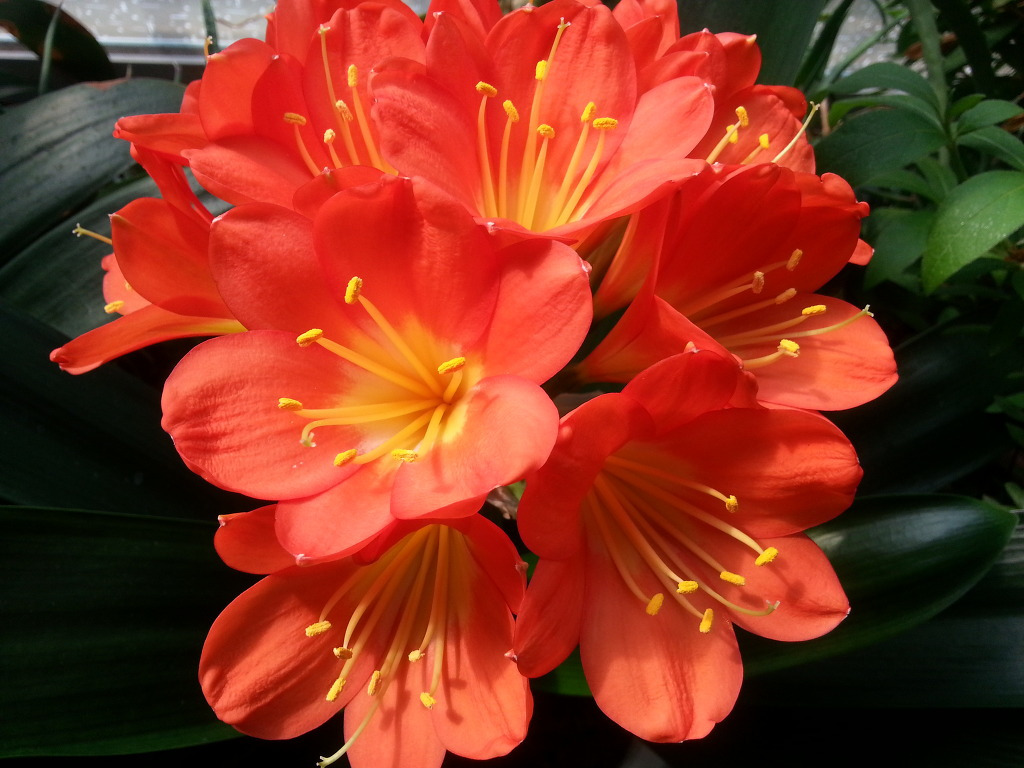
#> input picture KG_OpenCV/101/Images/flower1.jpg, 1024 x 768 px, found by its file name
$ python 5_Threshold_4.py
#> lines starting #> are read from the running program, lines starting #| are printed output that depends on the picture; after the words box and inside, x2 and y2 are one past the last pixel; in counts of white or black regions, pixels touching at a corner belong together
# Otsu의 이진화

import cv2
import matplotlib.pyplot as plt

img = cv2.imread('101/Images/flower1.jpg', 0)
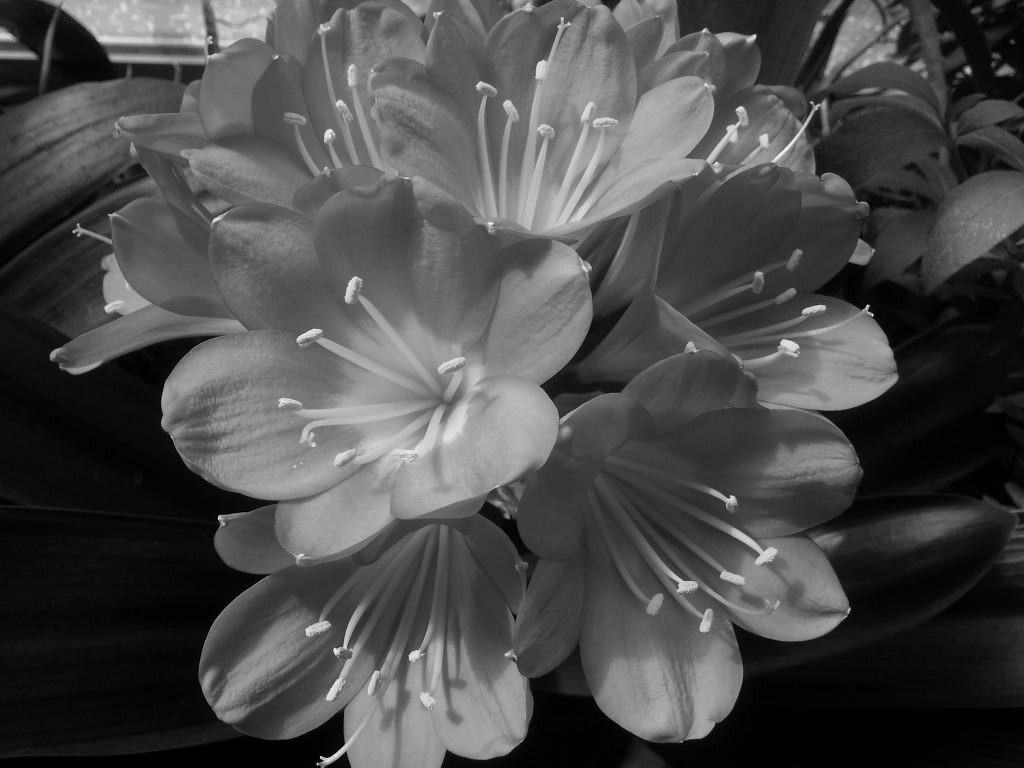
#> img: shape (768, 1024); min 0, max 245, mean 74.8

# global Threshold
ret1, th1 = cv2.threshold(img, 127, 255, cv2.THRESH_BINARY)
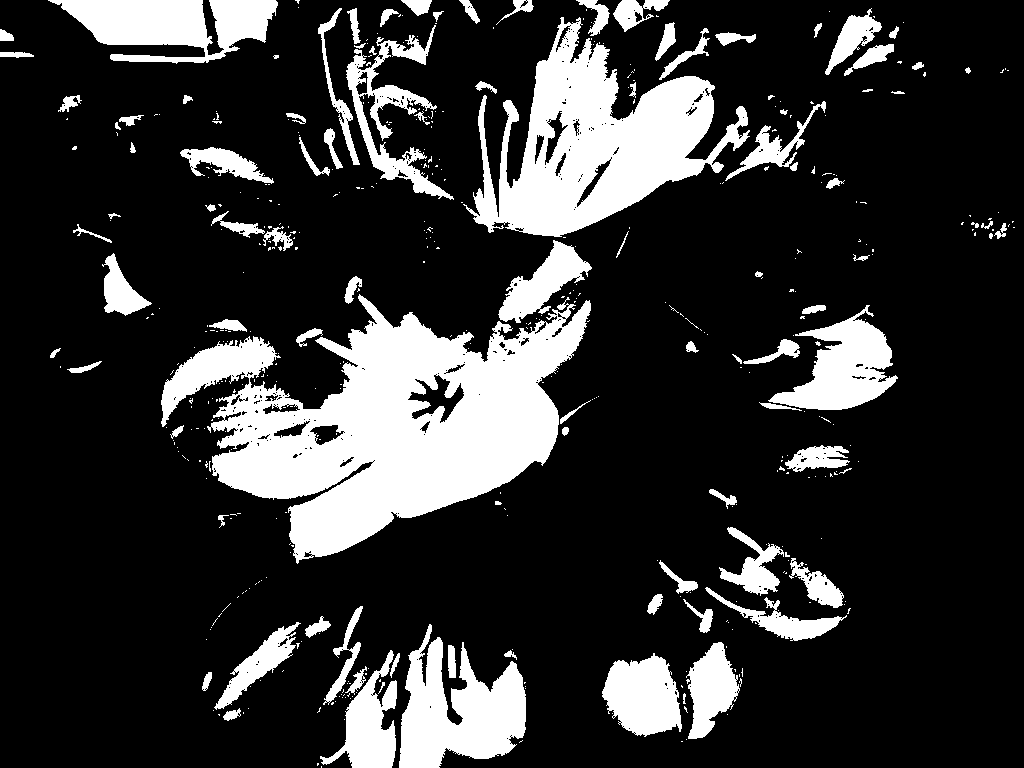
#> th1: shape (768, 1024); 19.8% white; 481 white regions (384 under 20 px), largest, box (x1, y1, x2, y2) and area: (161, 294, 591, 564) 54449, (463, 17, 750, 237) 27593, (399, 624, 526, 768) 10546
ret2, th2 = cv2.threshold(img, 0, 255, cv2.THRESH_BINARY+cv2.THRESH_OTSU)
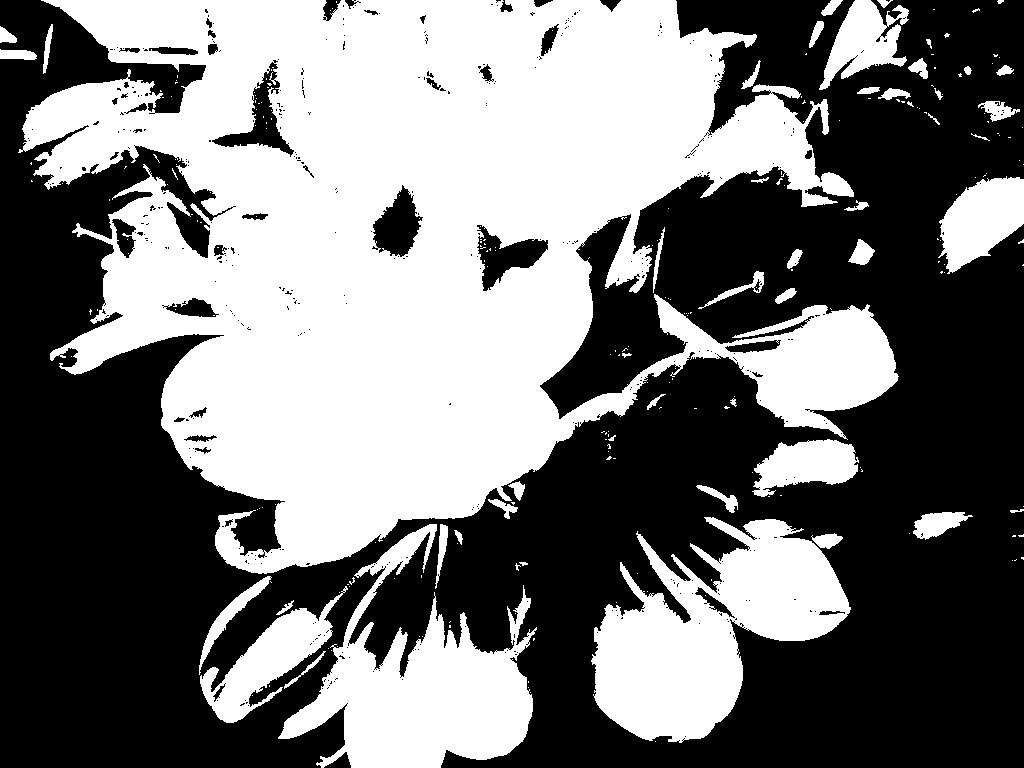
#> th2: shape (768, 1024); 46.2% white; 247 white regions (199 under 20 px), largest, box (x1, y1, x2, y2) and area: (18, 0, 899, 574) 277211, (591, 517, 851, 743) 31067, (278, 524, 537, 768) 26708
#> ret2 = 78
blur = cv2.GaussianBlur(img,(5,5),0)
ret3, th3 = cv2.threshold(img, 0, 255, cv2.THRESH_BINARY+cv2.THRESH_OTSU)
#> ret3 = 78

# 플롯과 히스토그램 그래프
images = [img, 0, th1, img, 0, th2, blur, 0, th3]
titles = ['Original Noisy Image','Histogram','Global Thresholding (v=127)', 'Original Noisy Image','Histogram',"Otsu's Thresholding", 'Gaussian filtered Image','Histogram',"Otsu's Thresholding"]
for i in range(3):
    plt.subplot(3,3,i*3+1), plt.imshow(images[i*3], 'gray')
    plt.title(titles[i*3]), plt.xticks([]), plt.yticks([])
    plt.subplot(3,3,i*3+2), plt.hist(images[i*3].ravel(),256)
    plt.title(titles[i*3+1]), plt.xticks([]), plt.yticks([])
    plt.subplot(3,3,i*3+3),plt.imshow(images[i*3+2],'gray')
    plt.title(titles[i*3+2]), plt.xticks([]), plt.yticks([])

plt.show()
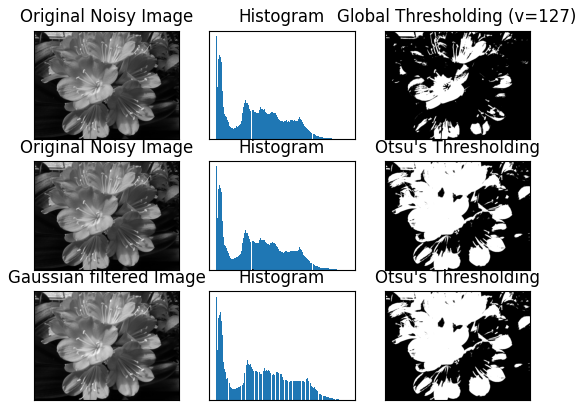
#> figure drawn by matplotlib, 9 panels

$ run again, with KG_OpenCV/101/Images/flower2.jpg copied over KG_OpenCV/101/Images/flower1.jpg
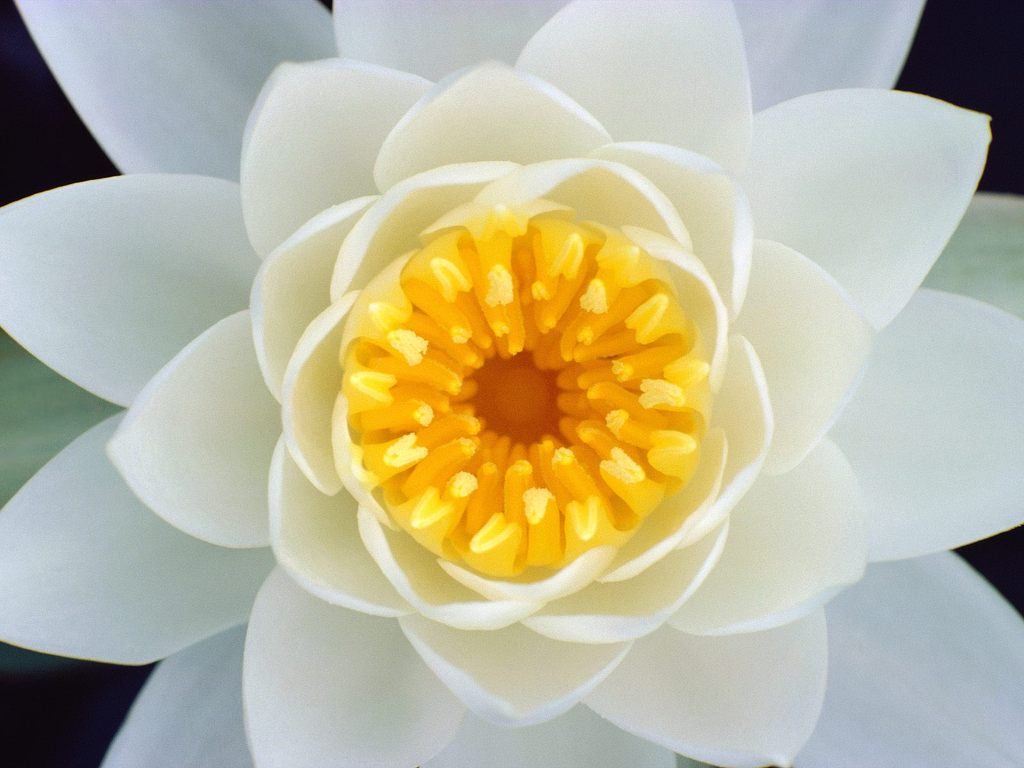
#> input picture KG_OpenCV/101/Images/flower2.jpg, 1024 x 768 px, found by its file name
#> `ret1, th1 = cv2.threshold(img, 127, 255, cv2.THRESH_BINARY)`:
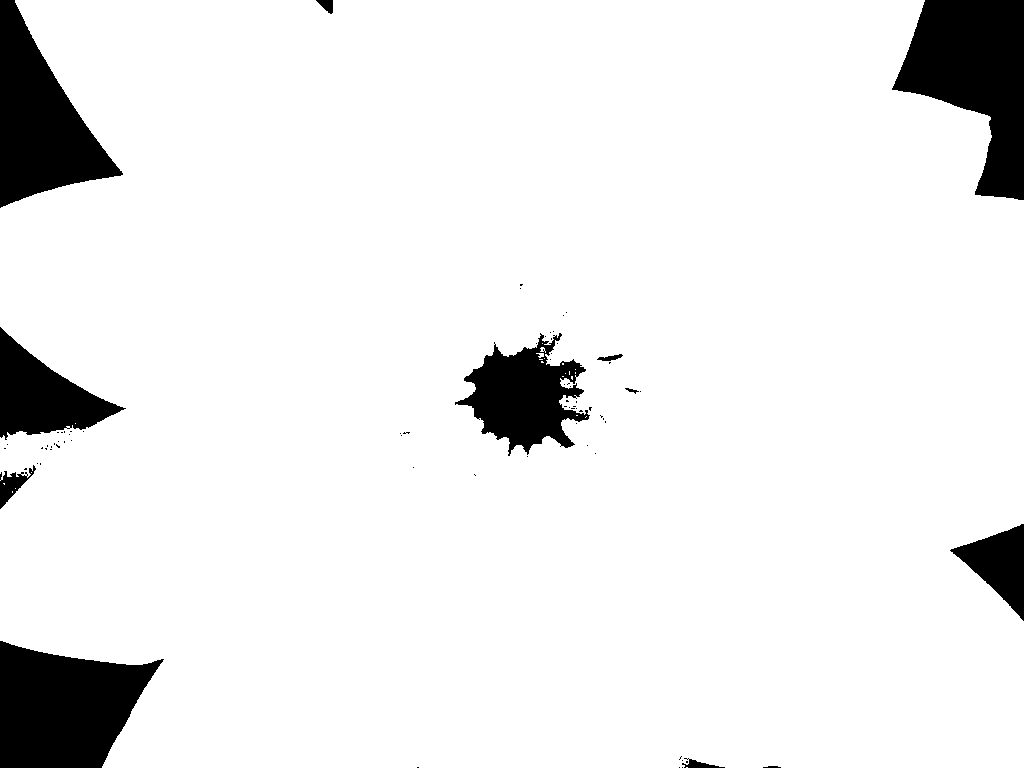
#> th1: shape (768, 1024); 92% white; 77 black regions (65 under 20 px), largest, box (x1, y1, x2, y2) and area: (892, 0, 1024, 200) 15461, (0, 641, 164, 768) 14634, (0, 0, 123, 208) 12844
#> `ret2, th2 = cv2.threshold(img, 0, 255, cv2.THRESH_BINARY+cv2.THRESH_OT..`:
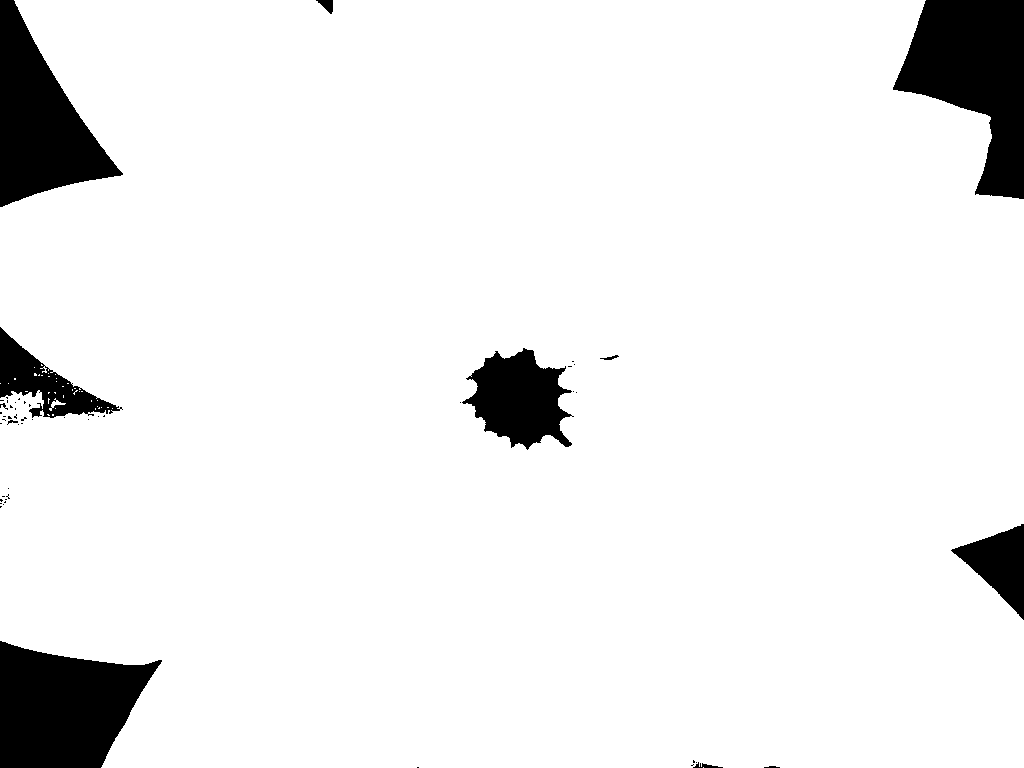
#> th2: shape (768, 1024); 92.7% white; 54 black regions (42 under 20 px), largest, box (x1, y1, x2, y2) and area: (893, 0, 1024, 199) 15349, (0, 641, 162, 768) 14530, (0, 0, 123, 207) 12773
#> ret2 = 114

$ run again, with KG_OpenCV/101/Images/1111.jpg copied over KG_OpenCV/101/Images/flower1.jpg
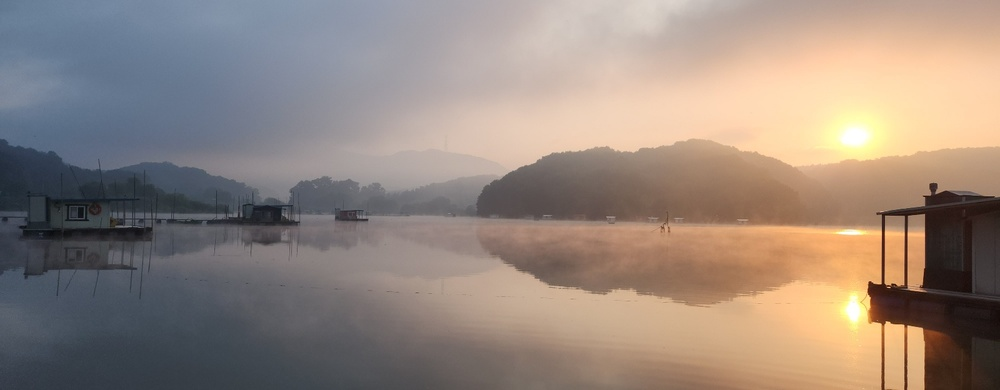
#> input picture KG_OpenCV/101/Images/1111.jpg, 1000 x 390 px, shrunk from 1600 x 624 before the run, found by its file name
#> `ret1, th1 = cv2.threshold(img, 127, 255, cv2.THRESH_BINARY)`:
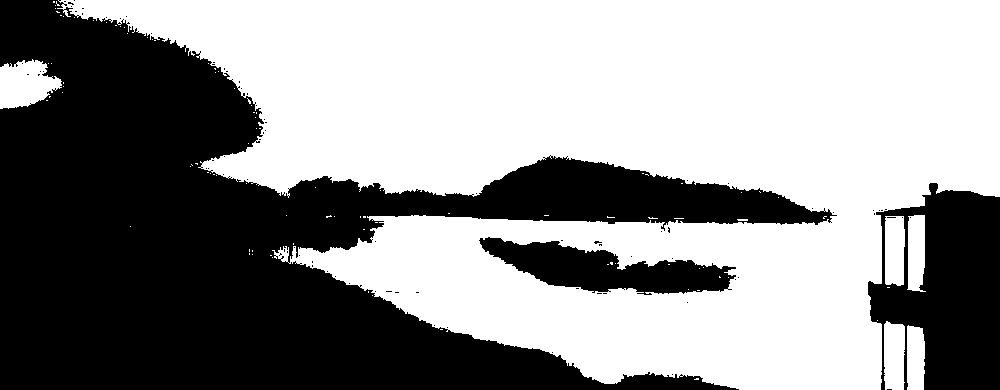
#> th1: shape (390, 1000); 57.4% white; 84 black regions (81 under 20 px), largest, box (x1, y1, x2, y2) and area: (0, 0, 837, 390) 140197, (868, 183, 1000, 390) 18187, (479, 237, 736, 295) 7557
#> `ret2, th2 = cv2.threshold(img, 0, 255, cv2.THRESH_BINARY+cv2.THRESH_OT..`:
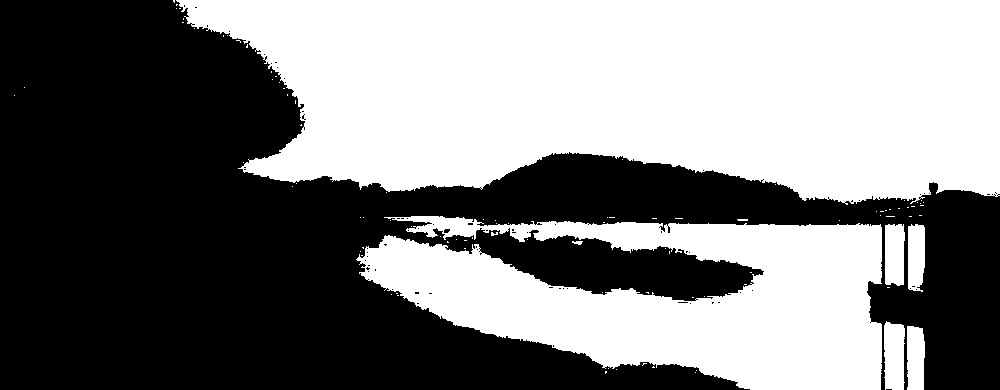
#> th2: shape (390, 1000); 49.6% white; 96 white regions (88 under 20 px), largest, box (x1, y1, x2, y2) and area: (176, 0, 1000, 205) 133616, (356, 216, 882, 390) 55061, (884, 321, 905, 390) 1303
#> ret2 = 138

$ run again, with KG_OpenCV/101/Images/2222.jpg copied over KG_OpenCV/101/Images/flower1.jpg
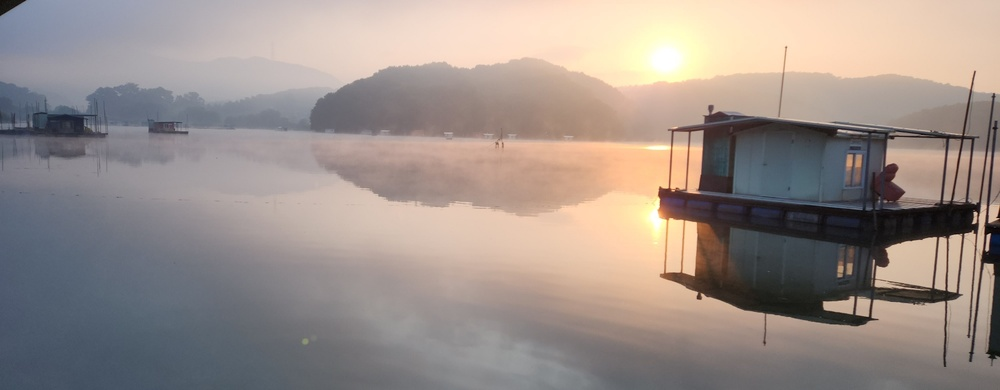
#> input picture KG_OpenCV/101/Images/2222.jpg, 1000 x 390 px, shrunk from 1600 x 624 before the run, found by its file name
#> `ret1, th1 = cv2.threshold(img, 127, 255, cv2.THRESH_BINARY)`:
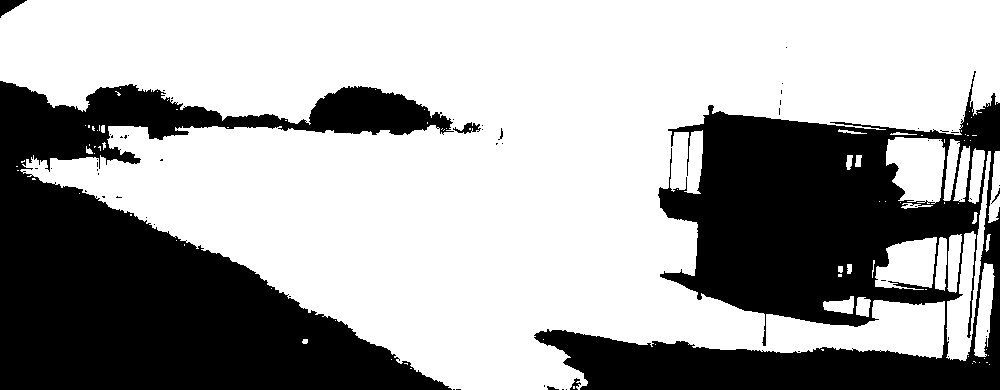
#> th1: shape (390, 1000); 64.5% white; 61 black regions (53 under 20 px), largest, box (x1, y1, x2, y2) and area: (0, 81, 454, 390) 72488, (534, 71, 1000, 390) 65472, (0, 0, 27, 18) 235
#> `ret2, th2 = cv2.threshold(img, 0, 255, cv2.THRESH_BINARY+cv2.THRESH_OT..`:
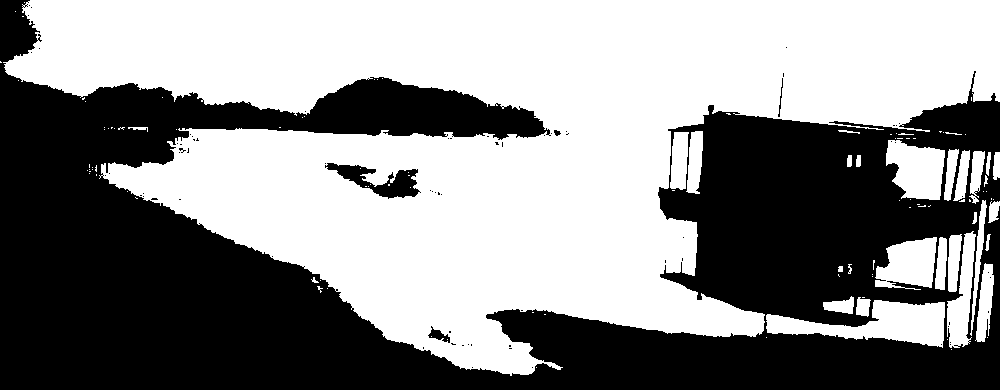
#> th2: shape (390, 1000); 54.9% white; 74 black regions (69 under 20 px), largest, box (x1, y1, x2, y2) and area: (0, 0, 1000, 390) 174117, (325, 163, 421, 199) 1420, (428, 326, 450, 343) 156, (778, 78, 783, 117) 49, (554, 130, 561, 136) 28
#> ret2 = 142
